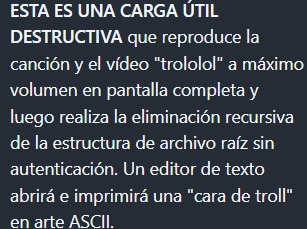
#> input picture bin/test.jpg, 307 x 229 px
$ python -i detection.py   (imports and definitions only)
#> lines starting #> are read from the running program, lines starting #| are printed output that depends on the picture; after the words box and inside, x2 and y2 are one past the last pixel; in counts of white or black regions, pixels touching at a corner belong together
# preprocessing/detection.py
import cv2
import numpy as np
from typing import List, Dict, Any, Tuple
import logging

logger = logging.getLogger(__name__)


def detect_tables(image: np.ndarray) -> List[Dict[str, Any]]:
    """Detecta regiones de tablas."""
    if len(image.shape) == 3:
        gray = cv2.cvtColor(image, cv2.COLOR_RGB2GRAY)
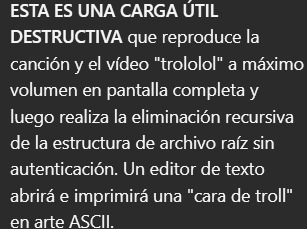
#> gray: shape (229, 307); min 31, max 255, mean 67.6
    else:
        gray = image

    thresh = cv2.threshold(gray, 0, 255, cv2.THRESH_BINARY_INV + cv2.THRESH_OTSU)[1]
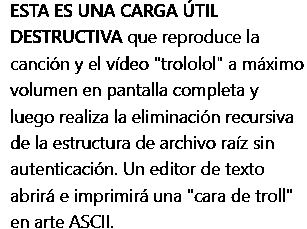
#> thresh: shape (229, 307); 86.4% white; black in thin lines or dots

    horizontal_kernel = cv2.getStructuringElement(cv2.MORPH_RECT, (40, 1))
    horizontal_lines = cv2.morphologyEx(
        thresh, cv2.MORPH_OPEN, horizontal_kernel, iterations=2
    )
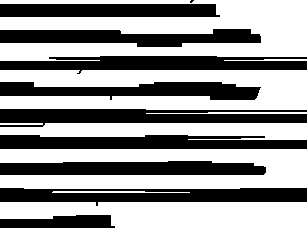
#> horizontal_lines: shape (229, 307); 58.8% white; 10 black regions (1 under 20 px), largest, box (x1, y1, x2, y2) and area: (0, 109, 307, 127) 3968, (0, 188, 307, 206) 3860, (0, 56, 307, 74) 3737

    vertical_kernel = cv2.getStructuringElement(cv2.MORPH_RECT, (1, 40))
    vertical_lines = cv2.morphologyEx(
        thresh, cv2.MORPH_OPEN, vertical_kernel, iterations=2
    )
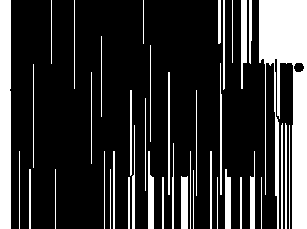
#> vertical_lines: shape (229, 307); 20.7% white; 42 white regions, largest, box (x1, y1, x2, y2) and area: (259, 0, 307, 229) 6133, (0, 0, 11, 229) 2517, (241, 0, 247, 89) 430

    table_structure = cv2.add(horizontal_lines, vertical_lines)
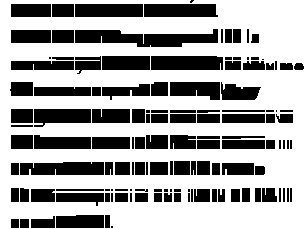
#> table_structure: shape (229, 307); 64.7% white; 130 black regions (22 under 20 px)

    contours, _ = cv2.findContours(
        table_structure, cv2.RETR_EXTERNAL, cv2.CHAIN_APPROX_SIMPLE
    )
#> contours = 1 contour; box (x1, y1, x2, y2) and area: (0, 0, 307, 229) 69758
    tables = []
    for cnt in contours:
        x, y, w, h = cv2.boundingRect(cnt)
        area = w * h
        if area > 5000 and w > 100 and h > 100 and (w / h) < 10:
            tables.append(
                {
                    "bbox": (x, y, w, h),
                    "type": "table",
                    "confidence": float(area) / (image.shape[0] * image.shape[1]),
                }
            )
#> this loop made 1 pass
#> (x, y, w, h, area) on pass 1: (0, 0, 307, 229, 70303)
#> after the loop, tables = 1 item
    return tables


# [90 lines left out: functions extract_table_cells, segment_regions, detect_text_fields, not called in this run]

>>> import cv2
>>> picture = cv2.cvtColor(cv2.imread('../bin/test.jpg'), cv2.COLOR_BGR2RGB)
>>> result = detect_tables(picture)
#> result = 1 item
